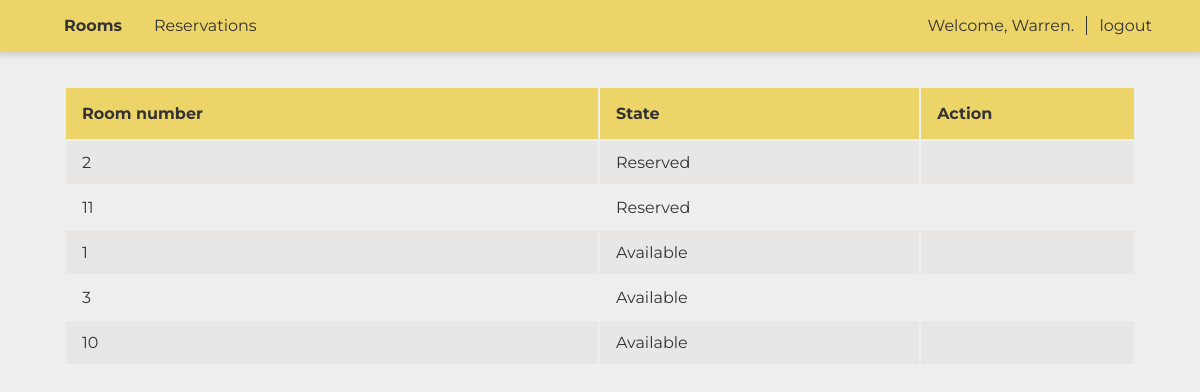
The page /management/index.php (signed in) on the database as committed earlier.
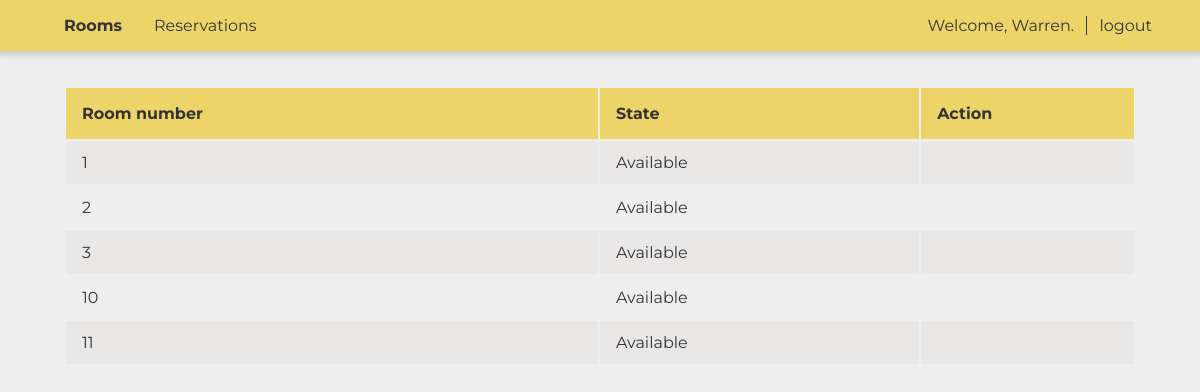
The same page on the database as committed later.
### tables this page shows
CREATE TABLE `rooms` (
  `room_id` int(11) NOT NULL,
  `roomNo` int(11) NOT NULL,
  `roomType` varchar(191) NOT NULL,
  `rate` double NOT NULL,
  `status` varchar(191) NOT NULL,
  `guest_id` int(11) NOT NULL
);

### management/index.php (the view, shortened to what this page needs)
<?php
require_once('../includes/config/db.php');
$userdata = '';
if (!isset($_SESSION['admin_session'])) {
    header('location: login.php');
}
else {
    $userdata = $_SESSION['admin_session'];
}
$query = "SELECT * FROM rooms ORDER BY status DESC";
$result = $conn->query($query);
?>
<!DOCTYPE html>
<html>
<head>
    <link rel="stylesheet" type="text/css" media="all" href="../css/roomManage.css" />
</head>
<body>
    <div class="top">
        <div id="menuItems">
            <a id="active">
                <div>
                    Rooms
                </div>
            </a>
            <a href="manage.php">
                <div>
                    Reservations
                </div>
            </a>
        </div>
        <div class="userOptions">
            <span>Welcome, <?php echo $userdata[0]['firstname']."." ?></span>
            <a href="../includes/action/logout.php">logout</a>
        </div>
    </div>
    <div class="underlay">
    </div>
    <div class="tableContain">
        <table>
            <tr>
                <th>Room number</th>
                <th>State</th>
                <th>Action</th>
            </tr>
            <?php
            while ($row = $result->fetch_assoc()) {
                echo   '<tr>
                            <td>'.$row['roomNo'].'</td>
                            <td>'.$row['status'].'</td>
                            '.(($row['status'] == 'Occupied')
                            ?   '<td>
                                    <a href="?view='.$row['roomNo'].'&id='.$row['guest_id'].'">Checkout</a>
                                </td>'
                            :   '<td>
                                </td>').
                            '
                        </tr>';
            }
            ?>
        </table>
    </div>
</body>
</html>

Rows that differ between the two databases and show on the page:
shown differently, row unchanged: rooms (number 1 of 5 on the later page): moves up the list
changed rooms (number 2 of 5 on the later page): status "Reserved" → "Available"
changed rooms (number 5 of 5 on the later page): status "Reserved" → "Available"; moves down the list
